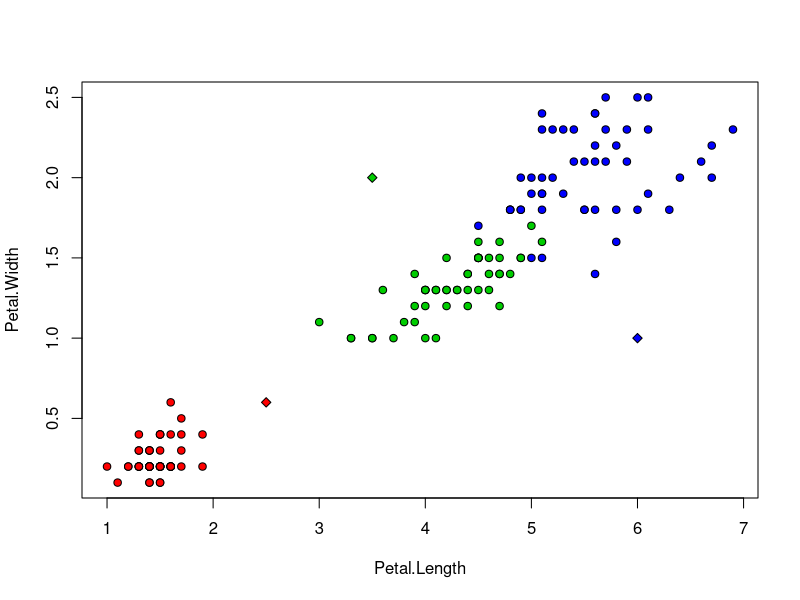

Write the R code that produced this figure.
colors <- c("setosa" = "red", "versicolor" = "green3", "virginica" = "blue")
plotIris <- function(d1=3, d2=4)plot(iris[, d1:d2], pch = 21, bg = colors[iris$Species])
eDist <- function(u, v) sqrt(sum((u - v)^2))

FNN <- function(x,z){
  m <- dim(x)[1]
  d <- matrix(NA, m, 2)
  for (i in m:1)  d[i,] <- c(i, eDist(x[i,1:2], z))
  return (x[order(d[,2])[1],3]);
}
plotFNN <- function(z1,z2,x=iris[,3:5])
  points(z1, z2, pch = 23, bg = colors[FNN(x,c(z1,z2))], asp = 6)

plotIris(); plotFNN(3.5,2); plotFNN(2.5,0.6); plotFNN(6,1)